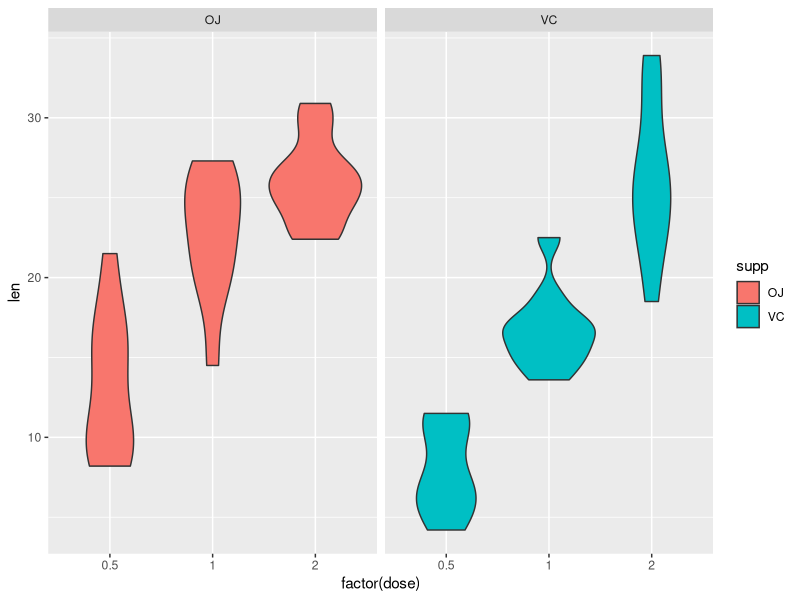

Here is the R script that generated this plot:
#libraries needed
library(ggplot2)
library(plyr)
library(lattice)
library(reshape2)

#loading the data file & undertanding dataset
data<-ToothGrowth
str(data) #three variables with 60 observations.
factor(data$dose) # 3 levels of dosage - 0.5,1,2
factor(data$supp) # two levels of suppliments - OJ(orange juice) and VC (Vitamin C)

Dose<-factor(data$dose)

#initial understanding using boxplots for tooth length w.r.t supplements & dosage
bx1<-ggplot(data=data,aes(y=len,x=supp,fill=Dose))+
  geom_boxplot()+facet_grid(.~dose) +
  ggtitle("Boxplot of Tooth Length w.r.t Suppliments")+
  xlab("Suppliments")+
  ylab("Tooth Length")

# Using the violin plot to see the variability in the suppliments:
ggplot(data=data,aes(y=len,x=factor(dose),fill=supp))+geom_violin()+facet_grid(.~supp)


#breaking the data into different dosages
test1<-subset(ToothGrowth,ToothGrowth$dose==0.5)
test2<-subset(ToothGrowth,ToothGrowth$dose==1)
test3<-subset(ToothGrowth,ToothGrowth$dose==2)

#Performing multiple t tests for the following variations. 
#In effect we have 15 variations 6C2

#1. OJ@0.5 w.r.t OJ@1
h1<-t.test(test1[test1$supp=='OJ',]$len,test2[test2$supp=='OJ',]$len,paired = FALSE,var.equal = TRUE)
#2. OJ@0.5 w.r.t OJ@2
h2<-t.test(test1[test1$supp=='OJ',]$len,test3[test3$supp=='OJ',]$len,paired = FALSE,var.equal = TRUE)
#3. OJ@1 w.r.t OJ@2
h3<-t.test(test2[test2$supp=='OJ',]$len,test3[test3$supp=='OJ',]$len,paired = FALSE,var.equal = TRUE)

#4. VC@0.5 w.r.t VC@1
h4<-t.test(test1[test1$supp=='VC',]$len,test2[test2$supp=='VC',]$len,paired = FALSE,var.equal = TRUE)
#5. VC@0.5 w.r.t VC@2
h5<-t.test(test1[test1$supp=='VC',]$len,test3[test3$supp=='VC',]$len,paired = FALSE,var.equal = TRUE)
#6. VC@1 w.r.t VC@2
h6<-t.test(test2[test2$supp=='VC',]$len,test3[test3$supp=='VC',]$len,paired = FALSE,var.equal = TRUE)

#7. OJ@0.5 w.r.t VC@0.5
h7<-t.test(test1[test1$supp=='OJ',]$len,test1[test1$supp=='VC',]$len,paired = FALSE,var.equal = TRUE)
#8. OJ@0.5 wr.t VC@1
h8<-t.test(test1[test1$supp=='OJ',]$len,test2[test2$supp=='VC',]$len,paired = FALSE,var.equal = TRUE)
#9. OJ@0.5 wr.t VC@2
h9<-t.test(test1[test1$supp=='OJ',]$len,test3[test3$supp=='VC',]$len,paired = FALSE,var.equal = TRUE)

#10. OJ@1 w.r.t VC@0.5
h10<-t.test(test2[test2$supp=='OJ',]$len,test1[test1$supp=='VC',]$len,paired = FALSE,var.equal = TRUE)
#11. OJ@1 w.r.t VC@1
h11<-t.test(test2[test2$supp=='OJ',]$len,test2[test2$supp=='VC',]$len,paired = FALSE,var.equal = TRUE)
#12. OJ@1 w.r.t VC@2
h12<-t.test(test2[test2$supp=='OJ',]$len,test3[test3$supp=='VC',]$len,paired = FALSE,var.equal = TRUE)

#13. OJ@2 w.r.t VC@0.5
h13<-t.test(test2[test2$supp=='OJ',]$len,test1[test1$supp=='VC',]$len,paired = FALSE,var.equal = TRUE)
#14. OJ@2 w.r.t VC@1
h14<-t.test(test2[test2$supp=='OJ',]$len,test2[test2$supp=='VC',]$len,paired = FALSE,var.equal = TRUE)
#15. OJ@2 w.r.t VC@2
h15<-t.test(test2[test2$supp=='OJ',]$len,test3[test3$supp=='VC',]$len,paired = FALSE,var.equal = TRUE)